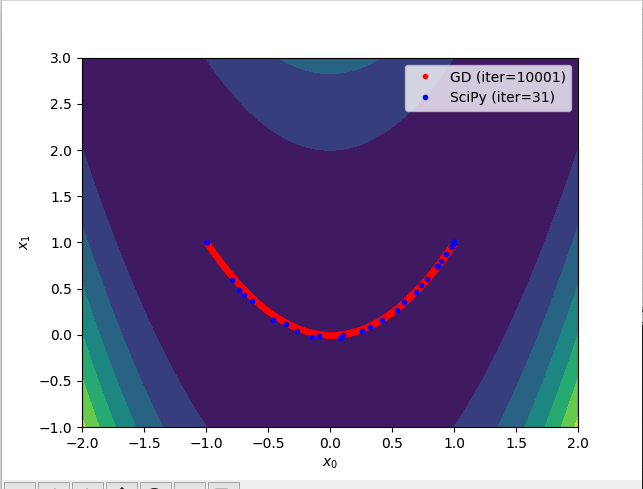

Write the Python code that produced this figure.
import numpy as np
import matplotlib.pyplot as plt
from scipy.optimize import minimize

if __name__ == '__main__':
    # Define a cost function and its gradient
    f   = lambda x: (1 - x[0])**2 + 100*(x[1] - x[0]**2)**2
    fd = lambda x: np.array([
        -2 * (1 - x[0]) - 400 * x[0] * (x[1] - x[0] ** 2),
        200 * (x[1] - x[0] ** 2)
    ])
    # TODO: Fill the gradient vector as [df / dx[0], df / dx[1]]

    # Define configuration
    x_init = [-1, 1]   # Please try other initial points
    learn_rate = 0.001 # Please try 0.01, 0.005, and 0.0001
    max_iter = 10000   # Please try 100, 1000, and 100000
    min_tol = 1e-6

    # Optimize the cost function using my gradient descent
    x = np.array(x_init)
    gd_xs = [x]
    for i in range(max_iter):
        # Run the gradient descent
        xp = x
        x = x - learn_rate * fd(x)# TODO: Implement your gradient descent
        gd_xs.append(x)

        # Check the terminal condition
        if np.linalg.norm(x - xp) < min_tol:
            break
    gd_xs = np.array(gd_xs)

    # Optimize the cost function using SciPy
    result = minimize(f, x_init, tol=min_tol, options={'maxiter': max_iter, 'return_all': True})
    sp_xs = np.array(result.allvecs)

    # Visualize the results
    x_range = np.linspace(-2, 2, 100)
    y_range = np.linspace(-1, 3, 100)
    xx, yy = np.meshgrid(x_range, y_range)
    zz = f((xx, yy))
    plt.contourf(xx, yy, zz)
    plt.plot(gd_xs[:,0], gd_xs[:,1], 'r.', label=f'GD (iter={len(gd_xs)})')
    plt.plot(sp_xs[:,0], sp_xs[:,1], 'b.', label=f'SciPy (iter={result.nit})')
    plt.xlabel('$x_0$')
    plt.ylabel('$x_1$')
    plt.legend()
    plt.show()
